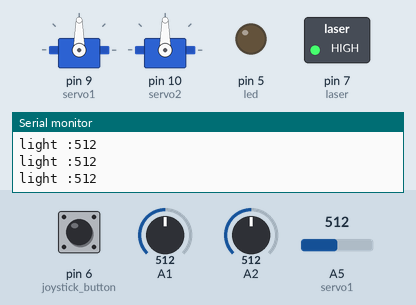
Bench run of a sketch on a simulated Arduino Uno, built with avr-gcc and run on an emulated ATmega328P. Parts: 2 × servo, switched loads named in the sketch (green lamp = pin HIGH), output pins drawn as LEDs (lit = HIGH), the last lines printed to the serial monitor. Inputs (shaded band) come from the test bench; at power-on: A5 (servo1) = 512, A1 = 512, A2 = 512, pin 6 (joystick_button) HIGH.

Above: at 1.2 s.
1.3 s: A5 (servo1) set to 76
2.8 s: A5 (servo1) set to 64
At 4.0 s:
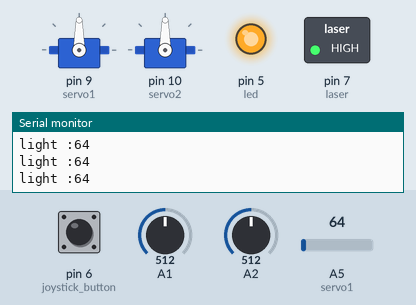
4.3 s: A1 set to 716
At 5.0 s:
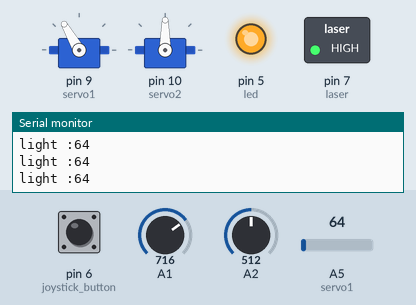
5.8 s: A2 set to 716
At 6.2 s:
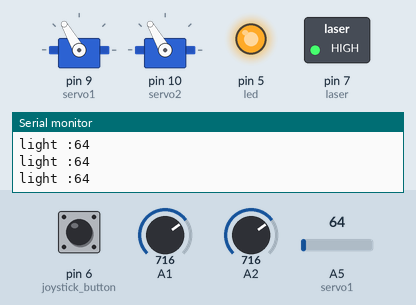
7.3 s: pin 6 (joystick_button) pulled LOW for 0.15 s
At 7.39 s:
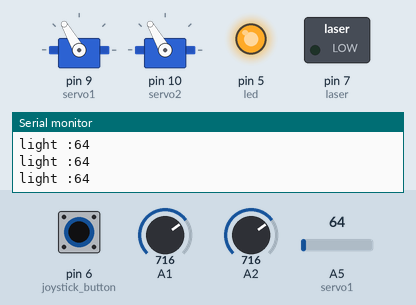
8.9 s: A5 (servo1) set to 122
At 9.7 s:
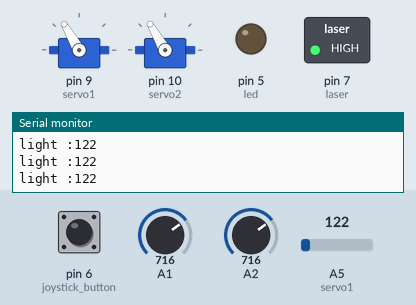
Timing chart, 0 to 11.4 s (numbered marks = the images above; inputs shaded):
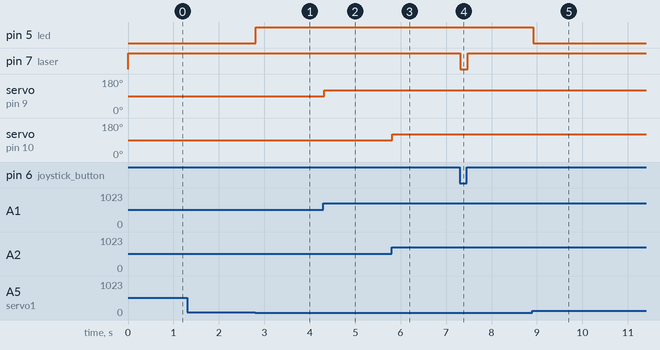

The sketch:

arduino-robotik-kol-lazer.ino
```cpp
#include <Servo.h>

Servo servo1;
Servo servo2;

int x = 0;
int y = 0;
int btn = 0;
int light = 0;

void setup() {
  Serial.begin(9600);

  pinMode(9, INPUT); // servo1
  pinMode(10, INPUT); // servo2
  pinMode(6, INPUT_PULLUP); // joystick button
  pinMode(7, OUTPUT); // laser
  pinMode(5, OUTPUT); // led

  pinMode(A5, INPUT_PULLUP); // servo1

  servo1.attach(9);
  servo2.attach(10);
}

void loop() {
  x = analogRead(A1);
  y = analogRead(A2);

  btn = digitalRead(6);
  light = analogRead(A5);

  Serial.print("light :");
  Serial.println(light);

  if (light>7) {
    if (light<70) {
      digitalWrite(5, HIGH);
    } else {
       digitalWrite(5, LOW);
    }
  }

  /*
  Serial.print("btn:");
  Serial.print(btn);

  Serial.print(", x:");
  Serial.print(x);

  Serial.print(", y:");
  Serial.print(y);
  Serial.println("\n");
*/
  digitalWrite(7, (btn == HIGH ? HIGH : LOW));

  servo1.write(map(x, 0, 1023, 0, 18)*10);
  servo2.write(map(y, 0, 1023, 0, 18)*10);

}
```

Measured:
- the behaviour switches between 70 and 69 on A5 (servo1) (found by bisection; images 0 and 1)
- after the input at 2.8 s, pin 5 (led): LOW → HIGH at once
- after the input at 4.3 s, servo on pin 9 (servo1): 90° → 120° at once
- after the input at 5.8 s, servo on pin 10 (servo2): 90° → 120° at once
- after the input at 7.3 s, pin 7 (laser): HIGH → LOW at once, → HIGH 0.16 s later
- after the input at 8.9 s, pin 5 (led): HIGH → LOW at once
